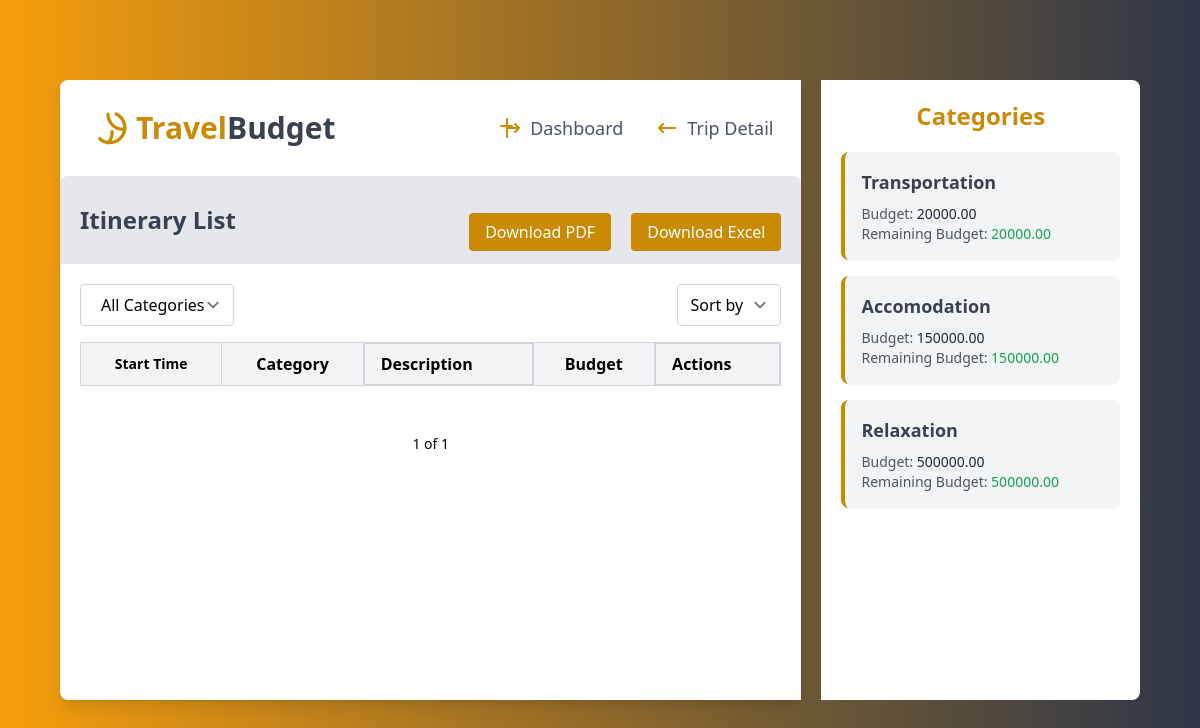
Page /travel/3/items/list/ on the earlier database version.
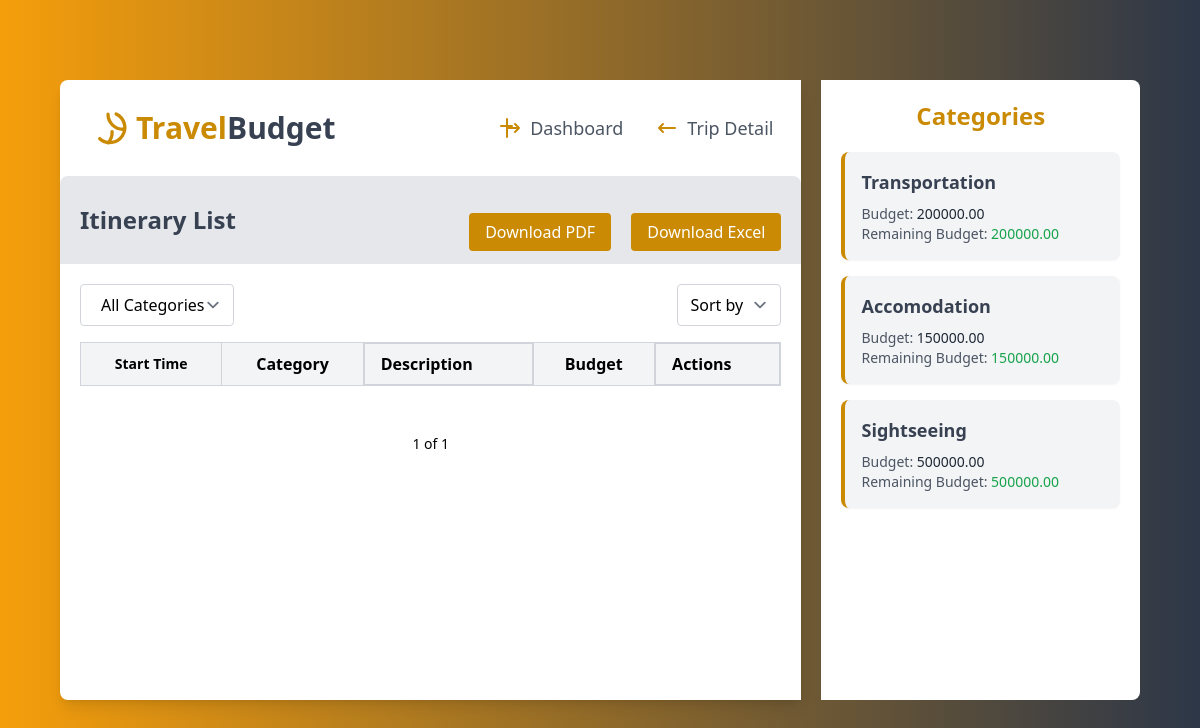
Same page on the later database version.
### travel/models.py (models this page shows, shortened)
class CategoryBudget(models.Model):
    trip = models.ForeignKey(Trip, on_delete=models.CASCADE, related_name='category_budgets')  # Link to a trip
    category = models.CharField(max_length=50)  # Name of the category (e.g., Sightseeing)
    budget = models.DecimalField(max_digits=12, decimal_places=2, default=0.00)  # Budget for the category
    def total_itineraries(self):
        return sum(item.budget for item in self.itineraries.all())
    def remaining_iti_budget(self):
        return self.budget - self.total_itineraries()

### travel/views.py (the view)
# urls.py: path('<int:trip_id>/items/list/', views.list_itinerary, name='list_itinerary'),
def list_itinerary(request, trip_id):
    trip = get_object_or_404(Trip, id=trip_id)
    items = trip.items.all()  # `related_name='items'` in the Itinerary model
    sort_by = request.GET.get('sort', '')
    if sort_by == 'start_time':
        items = items.order_by('start_time')  # Sort by start time
    elif sort_by == 'budget':
        items = items.order_by('budget')  # Sort by budget
    category_filter = request.GET.get('category')
    if category_filter:
        items = items.filter(category_budget__category=category_filter)
    paginator = Paginator(items, 5)  # Show 5 itineraries per page
    page_number = request.GET.get('page')
    items_page = paginator.get_page(page_number)
    categories = CategoryBudget.objects.filter(trip=trip).values_list('category', flat=True)
    category_objects = CategoryBudget.objects.filter(trip=trip)
    return render(request, 'travel/itinerary_list.html', {
        'trip': trip,
        'itineraries': items,  # Pass unpaginated list if needed elsewhere
        'itineraries_page': items_page,  # Pass the paginated object
        'categories': categories,  # Pass category names for the dropdown
        'category_objects': category_objects,  # Pass full category objects
        'selected_category': category_filter,  # Pass selected category for retaining filter
    })

### travel/templates/travel/itinerary_list.html (shortened to what the changed rows need)
{% extends 'base.html' %}
{% block main %}
<div class="bg-yellow-gray md:max-h-screen py-20">
    <div class="w-[90%] mx-auto flex md:flex-row gap-5 flex-col">
        <div class="md:w-[70%] w-full bg-white rounded-l-lg shadow-lg">
            <div class="p-5 bg-gray-200 flex flex-col md:flex-row space-y-6 md:space-x-0 justify-between items-center rounded-t-lg">
                <h2 class="text-2xl font-bold text-gray-700">Itinerary List</h2>
            </div>
            <div class="p-5">
                <table class="w-full border-collapse border border-gray-300">
                    <thead class="bg-gray-100">
                        <tr>
                            <th class="border text-sm border-gray-300 px-4 py-2">Start Time</th>
                            <th class="border border-gray-300 px-4 py-2">Category</th>
                            <th class="border hidden md:flex border-gray-300 px-4 py-2">Description</th>
                            <th class="border border-gray-300 px-4 py-2">Budget</th>
                            <th class="border hidden md:flex border-gray-300 px-4 py-2">Actions</th>
                        </tr>
                    </thead>
                </table>
            </div>
        </div>
        <div class="md:w-[30%] h-[620px] w-full bg-white rounded-r-lg p-5 overflow-y-auto">
            <div>
                <ul class="space-y-4">
                    {% for cat in category_objects %}
                        <li class="bg-gray-100 border-l-4 border-yellow-600 p-4 rounded-lg shadow-sm hover:shadow-md hover:bg-yellow-600 transition duration-300 ease-in-out">
                            <h6 class="font-semibold text-gray-700 text-lg mb-2">{{ cat.category }}</h6>
                            <p class="text-gray-600 text-sm">
                                Budget: <span class="font-medium text-gray-800">{{ cat.budget }}</span>
                            </p>
                            <p class="text-gray-600 text-sm">
                                Remaining Budget:
                                <span class="font-medium {% if category.remaining_budget < 0 %}text-red-600{% else %}text-green-600{% endif %}">
                                    {{ cat.remaining_iti_budget }}
                                </span>
                            </p>
                        </li>
                    {% endfor %}
                </ul>
            </div>
        </div>
    </div>
</div>
{% endblock %}

Differences in the rows shown:
removed CategoryBudget: category "Relaxation", budget "500000.00", remaining_iti_budget "500000.00"
changed CategoryBudget "Transportation": budget "20000.00" → "200000.00"; remaining_iti_budget "20000.00" → "200000.00"
added CategoryBudget: category "Sightseeing", budget "500000.00", remaining_iti_budget "500000.00"
